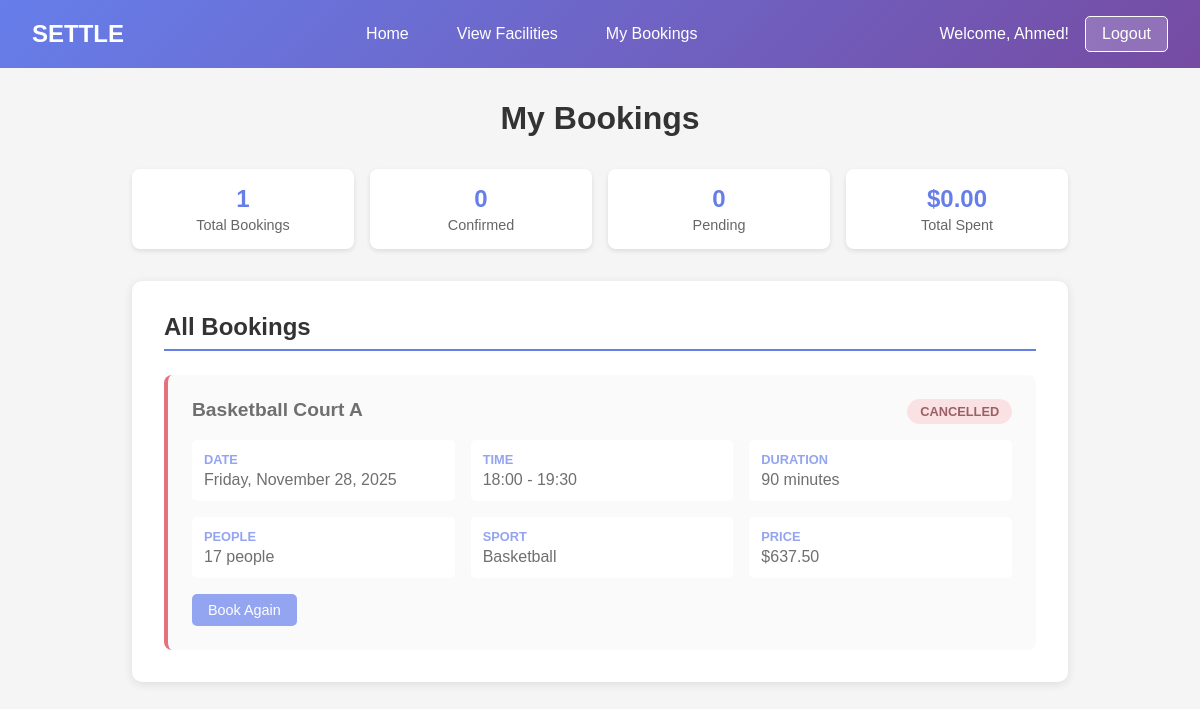
/my-bookings (signed in), run on the app's committed database.
### models.py (models this page shows, shortened)
class Booking(db.Model):
    id = db.Column(db.Integer, primary_key=True, autoincrement=True)
    user_id = db.Column(db.Integer, db.ForeignKey('user.id'), nullable=False)
    facility_id = db.Column(db.Integer, db.ForeignKey('facility.id'), nullable=False)
    start = db.Column(db.DateTime, nullable=False)
    end = db.Column(db.DateTime, nullable=False)
    seats = db.Column(db.Integer, default=1)
    price = db.Column(db.Float, nullable=False)
    status = db.Column(db.Enum(BookingStatus), default=BookingStatus.CONFIRMED)
    user = db.relationship('User', backref='bookings')
    facility = db.relationship('Facility', backref='bookings')

class Facility(db.Model):
    id = db.Column(db.Integer, primary_key=True, autoincrement=True)
    name = db.Column(db.String(120), nullable=False)
    location = db.Column(db.String(255))
    sport_id = db.Column(db.Integer, db.ForeignKey("sport.id"), nullable=False)
    price_per_hour = db.Column(db.Float, nullable=False, default=0.0)
    max_capacity = db.Column(db.Integer, default=100)
    is_active = db.Column(db.Boolean, default=True)
    schedules = db.relationship("Schedule", backref="facility", lazy=True)
    sport = db.relationship("Sport", backref="facilities")

class Sport(db.Model):
    id = db.Column(db.Integer, primary_key=True, autoincrement=True)
    name = db.Column(db.String(100), unique=True, nullable=False)
    max_players = db.Column(db.Integer, default=10)
    default_slot_minutes = db.Column(db.Integer, default=60)

### routes.py (the view)
@routes.route("/my-bookings")
def my_bookings():
    if 'user_id' not in session:
        flash("Please login to view bookings.", "error")
        return redirect(url_for('routes.login'))
    user_bookings = models.Booking.query.filter_by(
        user_id=session['user_id']
    ).order_by(models.Booking.start.desc()).all()
    return render_template("my_bookings.html",
                         bookings=user_bookings,
                         today=date.today())

### templates/my_bookings.html (shortened to what this page needs)
<!DOCTYPE html>
<html lang="en">
<head>
</head>
<body>
    <div class="header">
        <div class="logo">SETTLE</div>
        <div class="nav-links">
            <a href="{{ url_for('home') }}" class="nav-link">Home</a>
            <a href="{{ url_for('routes.view_facility') }}" class="nav-link">View Facilities</a>
            <a href="{{ url_for('routes.my_bookings') }}" class="nav-link">My Bookings</a>
        </div>
        <div class="user-info">
            {% if session.username %}
                <span>Welcome, {{ session.username }}!</span>
                <a href="{{ url_for('routes.logout') }}" class="logout-btn">Logout</a>
            {% endif %}
        </div>
    </div>
    <div class="container">
        <h1 class="page-title">My Bookings</h1>
        {% if bookings %}
            <div class="booking-stats">
                {% set confirmed_count = bookings | selectattr('status.value', 'equalto', 'confirmed') | list | length %}
                {% set pending_count = bookings | selectattr('status.value', 'equalto', 'pending') | list | length %}
                {% set total_spent = bookings | selectattr('status.value', 'equalto', 'confirmed') | sum(attribute='price') %}
                <div class="stat-card">
                    <div class="stat-number">{{ bookings | length }}</div>
                    <div class="stat-label">Total Bookings</div>
                </div>
                <div class="stat-card">
                    <div class="stat-number">{{ confirmed_count }}</div>
                    <div class="stat-label">Confirmed</div>
                </div>
                <div class="stat-card">
                    <div class="stat-number">{{ pending_count }}</div>
                    <div class="stat-label">Pending</div>
                </div>
                <div class="stat-card">
                    <div class="stat-number">${{ "%.2f"|format(total_spent) }}</div>
                    <div class="stat-label">Total Spent</div>
                </div>
            </div>
            <div class="bookings-section">
                <h2 class="section-title">All Bookings</h2>
                <div class="bookings-grid">
                    {% for booking in bookings %}
                        <div class="booking-card {{ booking.status.value }}">
                            <div class="booking-header">
                                <div class="booking-facility-name">{{ booking.facility.name }}</div>
                                <div class="status-badge status-{{ booking.status.value }}">
                                    {{ booking.status.value }}
                                </div>
                            </div>
                            <div class="booking-details">
                                <div class="booking-detail">
                                    <div class="detail-label">Date</div>
                                    <div class="detail-value">{{ booking.start.strftime('%A, %B %d, %Y') }}</div>
                                </div>
                                <div class="booking-detail">
                                    <div class="detail-label">Time</div>
                                    <div class="detail-value">{{ booking.start.strftime('%H:%M') }} - {{ booking.end.strftime('%H:%M') }}</div>
                                </div>
                                <div class="booking-detail">
                                    <div class="detail-label">Duration</div>
                                    <div class="detail-value">{{ ((booking.end - booking.start).seconds // 60) }} minutes</div>
                                </div>
                                <div class="booking-detail">
                                    <div class="detail-label">People</div>
                                    <div class="detail-value">{{ booking.seats }} {{ 'person' if booking.seats == 1 else 'people' }}</div>
                                </div>
                                <div class="booking-detail">
                                    <div class="detail-label">Sport</div>
                                    <div class="detail-value">{{ booking.facility.sport.name }}</div>
                                </div>
                                <div class="booking-detail">
                                    <div class="detail-label">Price</div>
                                    <div class="detail-value">${{ "%.2f"|format(booking.price) }}</div>
                                </div>
                            </div>
                            <div class="booking-actions">
                                <a href="{{ url_for('routes.booking', facility_id=booking.facility.id) }}" class="btn rebook-btn">
                                    Book Again
                                </a>
                            </div>
                        </div>
                    {% endfor %}
                </div>
            </div>
        {% endif %}
    </div>
</body>
</html>

### templates/my_bookings.html (style rules this page uses)
* { margin: 0; padding: 0; box-sizing: border-box; }
body { font-family: Arial, sans-serif; background: #f5f5f5; }
.header { background: linear-gradient(135deg, #667eea 0%, #764ba2 100%); color: white; padding: 1rem 2rem; display: flex; justify-content: space-between; align-items: center; }
.logo { font-size: 1.5rem; font-weight: bold; }
.nav-links { display: flex; gap: 1rem; align-items: center; }
.nav-link { color: white; text-decoration: none; padding: 0.5rem 1rem; border-radius: 5px; transition: background 0.3s; }
.user-info { display: flex; align-items: center; gap: 1rem; }
.logout-btn { background: rgba(255, 255, 255, 0.2); color: white; border: 1px solid white; padding: 0.5rem 1rem; border-radius: 5px; text-decoration: none; transition: background 0.3s; }
.container { max-width: 1000px; margin: 2rem auto; padding: 0 2rem; }
.page-title { font-size: 2rem; color: #333; margin-bottom: 2rem; text-align: center; }
.bookings-section { background: white; border-radius: 10px; padding: 2rem; box-shadow: 0 2px 10px rgba(0, 0, 0, 0.1); }
.section-title { font-size: 1.5rem; color: #333; margin-bottom: 1.5rem; border-bottom: 2px solid #667eea; padding-bottom: 0.5rem; }
.bookings-grid { display: grid; gap: 1rem; }
.booking-card { background: #f8f9fa; border-radius: 8px; padding: 1.5rem; border-left: 4px solid #667eea; transition: transform 0.2s, box-shadow 0.2s; }
.booking-card.cancelled { border-left-color: #dc3545; opacity: 0.7; }
.booking-header { display: flex; justify-content: space-between; align-items: start; margin-bottom: 1rem; }
.booking-facility-name { font-weight: bold; color: #333; font-size: 1.2rem; }
.status-badge { padding: 0.3rem 0.8rem; border-radius: 15px; font-size: 0.8rem; font-weight: bold; text-transform: uppercase; }
.status-cancelled { background: #f8d7da; color: #721c24; }
.booking-details { display: grid; grid-template-columns: repeat(auto-fit, minmax(200px, 1fr)); gap: 1rem; margin-bottom: 1rem; }
.booking-detail { background: white; padding: 0.75rem; border-radius: 5px; display: flex; flex-direction: column; gap: 0.25rem; }
.detail-label { font-weight: bold; color: #667eea; font-size: 0.8rem; text-transform: uppercase; }
.detail-value { color: #333; font-weight: 500; }
.booking-actions { display: flex; gap: 0.5rem; margin-top: 1rem; }
.btn { padding: 0.5rem 1rem; border: none; border-radius: 5px; font-size: 0.9rem; cursor: pointer; transition: all 0.3s; text-decoration: none; display: inline-block; text-align: center; }
.rebook-btn { background: #667eea; color: white; }
.booking-stats { display: grid; grid-template-columns: repeat(auto-fit, minmax(150px, 1fr)); gap: 1rem; margin-bottom: 2rem; }
.stat-card { background: white; padding: 1rem; border-radius: 8px; text-align: center; box-shadow: 0 2px 5px rgba(0, 0, 0, 0.1); }
.stat-number { font-size: 1.5rem; font-weight: bold; color: #667eea; }
.stat-label { color: #666; font-size: 0.9rem; margin-top: 0.25rem; }

### data on the page
Booking: facility.name "Basketball Court A", status.value "CANCELLED", start "Friday, November 28, 2025", start "18:00", end "19:30", ((booking.end-booking.start).seconds//60) "90", seats "17", seats "people", facility.sport.name "Basketball", price "637.50"

### other printed values
{{ session.username }} "Ahmed"
{{ bookings | length }} "1"
{{ confirmed_count }} "0"
{{ pending_count }} "0"
{{ "%.2f"|format(total_spent) }} "0.00"
